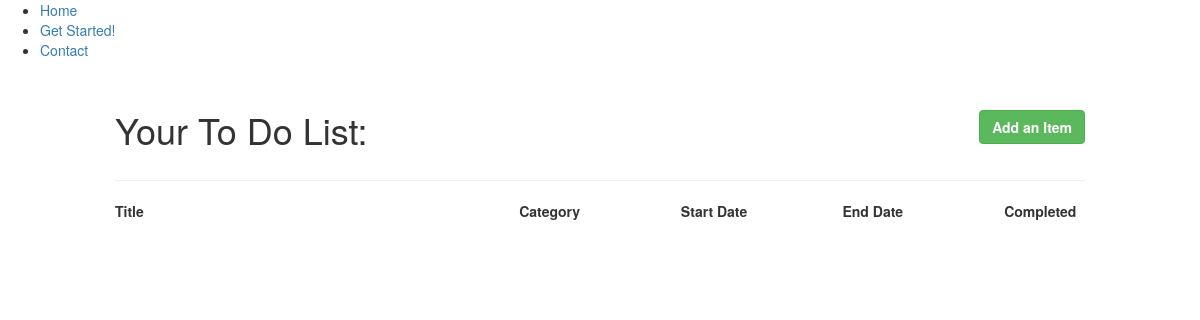
Before: /checklist/ with the older database file.
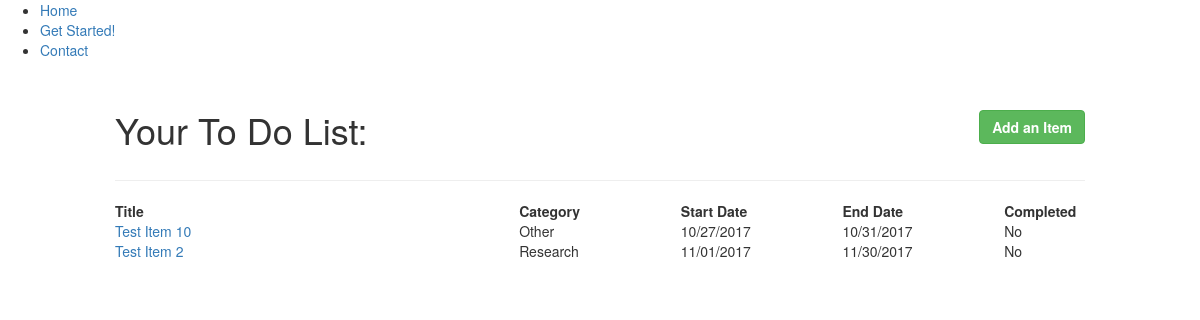
After: the same page with the newer database file.
### checklist/models.py (models this page shows, shortened)
class Checklist(models.Model):
    date_created = models.DateTimeField(auto_now_add=True)
    title = models.CharField(max_length=255)
    start_date = models.DateField(null=True, blank=True)
    end_date = models.DateField(null=True, blank=True)
    description = models.TextField(null=True, blank=True)
    category = models.ForeignKey(Category)
    completed = models.BooleanField(default=False)
    def get_absolute_url(self):
        return reverse('checklist:detail', kwargs={'pk': self.pk})

class Category(models.Model):
    type = models.CharField(max_length=255)
    def __str__(self):
        return self.type

### checklist/views.py (the view)
class ChecklistListView(ListView):
    context_object_name = 'checklist'
    model = Checklist
    def get_context_data(self, **kwargs):
        context = super(ChecklistListView, self).get_context_data(**kwargs)
        context['checklistlist'] = []
        for each in context['checklist']:
            context['checklistlist'].append({'url': each.get_absolute_url(), 'text': each})
        return context

### checklist/templates/checklist/checklist_list.html (shortened to what this page needs)
{% extends 'layout.html' %}
{% block content %}
<div class="container">
	<div class='page-header'>
  		<div class='btn-toolbar pull-right'>
    		<div class='btn-group'>
      			<div class='btn btn-success'><a href="{% url 'checklist:create' %}" class="btn-add">Add an Item</a></div>
    		</div>
  		</div>
  		<h1 class="hide-mobile">Your To Do List:</h1>
	</div>
<div class="row">
		<div class="col-xs-6 col-sm-5 table-headers">Title</div>
		<div class="col-xs-3 col-sm-2 table-headers">Category</div>
    	<div class="hidden-xs col-sm-2 table-headers">Start Date</div>
    	<div class="col-xs-3 col-sm-2 table-headers">End Date</div>
		<div class="hidden-xs col-sm-1 table-headers">Completed</div>
</div>
	{% for item in checklist %}
		<div class=row">
    		<div class="col-xs-6 col-sm-5 no-padding"><a href="{{ item.url }}">{{ item.title }}</a></div>
			<div class="col-xs-3 col-sm-2 no-padding">{{ item.category }}</div>
			<div class="hidden-xs col-sm-2 no-padding">
				{% if item.start_date %}
					{{ item.start_date|date:"m/d/Y" }}
				{% else %}
					{{ item.start_date }}
				{% endif %}
			</div>
    		<div class="col-xs-3 col-sm-2 no-padding">
				{% if item.end_date %}
					{{ item.end_date|date:"m/d/Y" }}
				{% else %}
					{{ item.end_date }}
				{% endif %}
			</div>
			<div class="hidden-xs col-sm-1 no-padding">{% if item.completed %}Yes{% else %}No{% endif %}</div>
  		</div>
	{% endfor %}
</div>
{% endblock %}

### templates/layout.html (shortened to what this page needs)
{% load static from staticfiles %}
<!DOCTYPE html>
<html>
<head>
    <link rel="stylesheet" href="https://maxcdn.bootstrapcdn.com/bootstrap/3.3.7/css/bootstrap.min.css">
    <link rel="stylesheet" type="text/css" href="{% static 'css/style.css' %}" />
    <link rel="stylesheet" type="text/css" href="{% static 'css/bootstrap-datepicker3.min.css' %}" />
    <link rel="stylesheet" type="text/plain" href="{% static 'css/bootstrap-datepicker3.min.css.map' %}" />
</head>
<body>
    <section class="header">
        <div class="wrap">
            <div class="row">
                    <nav id="main-nav" role="navigation">
                        <ul>
                            <li><a href="\home">Home</a></li>
                            <li><a href="\checklist">Get Started!</a></li>
                            <li><a href="\contact">Contact</a></li>
                        </ul>
                    </nav>
            </div>
        </div>
    </section>
    {% block content %}{% endblock %}
</body>
</html>

### assets/css/style.css (style rules this page uses)
* { box-sizing: border-box; }
.container { margin-bottom: 20px; max-width: 1000px; margin-right: auto; margin-left: auto; }
.row { margin: 0; padding: 0; }
.hide-mobile { display: block; }
.page-header { padding-bottom: 20px; font-weight: bold; }
.btn-add { color: white; font-weight: bold; }
.table-headers { padding: 0px; font-weight: bold; }
.no-padding { padding: 0px; }

Changed rows visible on the page:
added Checklist: title "Test Item 10", category "Other", start_date "10/27/2017", end_date "10/31/2017", completed "No"
added Checklist: title "Test Item 2", category "Research", start_date "11/01/2017", end_date "11/30/2017", completed "No"
